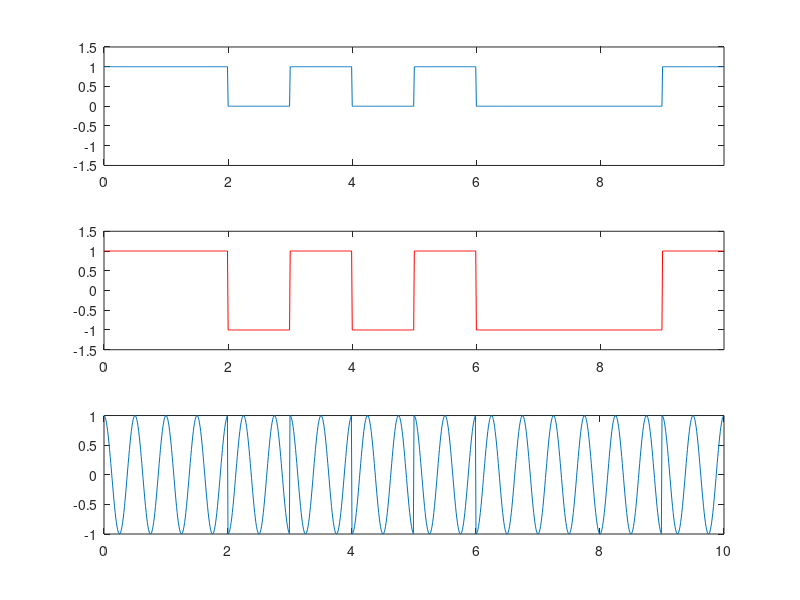
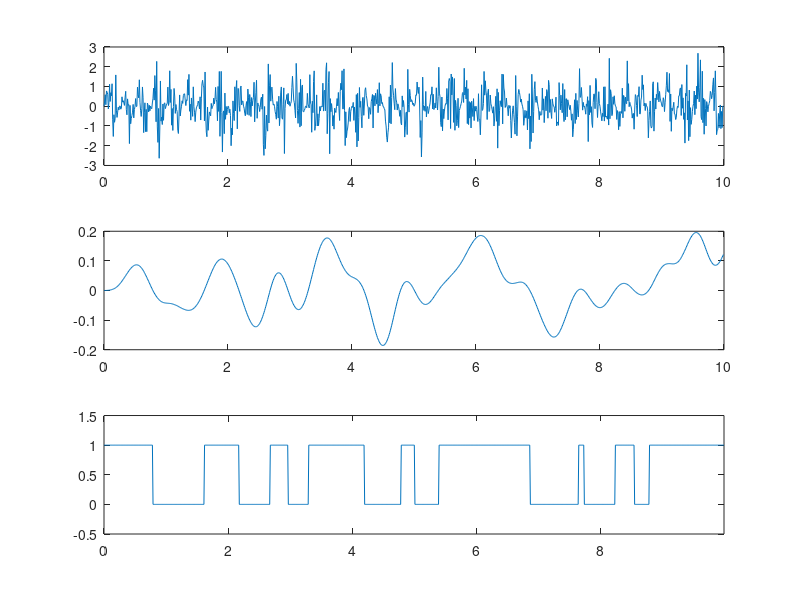

Here is the MATLAB script that generated these plots, in order:
%BPSK modulator and demodulator
clf
N=10;
fc=2;
res = 100;  % signal resolution in time
bk=rand(1,N)>0.5;
t=0:(1/res):(N-1/res);
bkt = kron(bk, ones(1,res));
figure(1)
subplot(3,1,1)
plot(t, bkt);
axis([0 N-1/res -1.5 1.5]);
bktbp = 2*bkt -1;
subplot(3,1,2)
plot(t, bktbp, 'r-');
axis([0 N-1/res -1.5 1.5]);
carrier = cos(2*pi*fc*t);   % later change phase to see coherent detection
bpsk = bktbp.*carrier;
subplot(3,1,3);
plot(t, bpsk);

r = bpsk + randn(1,N*res);  % mix the received signal with Gaussian Noise
% start the demodulation
rcarrier = cos(2*pi*fc*t-pi/2);
spt = r.*rcarrier;
figure(2);
subplot(3,1,1);
plot(t,spt);
B = fir1(101, fc/res);
sppt = filter(B, 1, spt);
subplot(3,1,2);
plot(t, sppt);
rkt = sppt>0;
subplot(3,1,3);
plot(t, rkt);
axis([0 N-1/res -0.5 1.5]);
